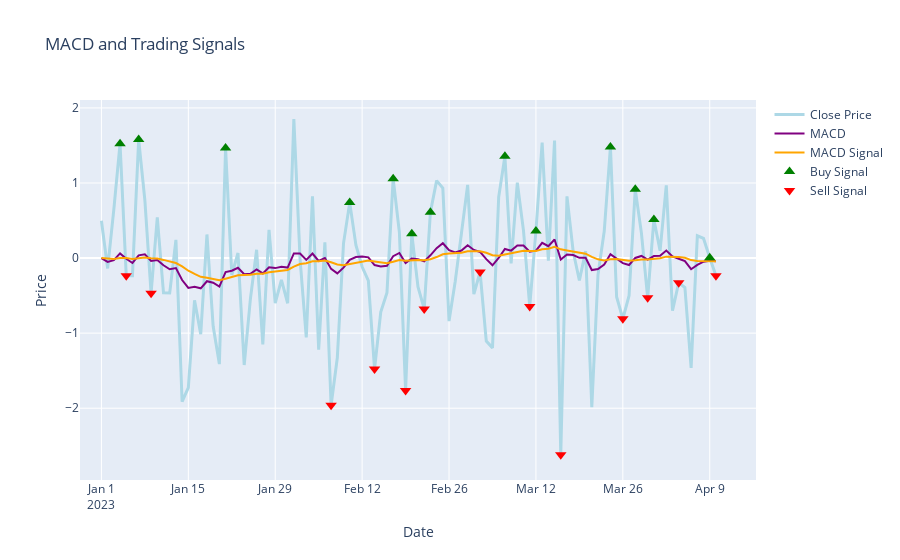

The notebook cell this image was saved under:
### Code cell
# Tworzenie przykładowych danych
np.random.seed(42)
dates = pd.date_range(start='2023-01-01', periods=100, freq='D')
df_month = pd.DataFrame({
    'Date': dates,
    'Close': np.random.randn(100)
})
df_month.set_index('Date', inplace=True)
# Obliczenie 12 i 26 EWM
df_month['12Ewm'] = df_month['Close'].ewm(span=12, adjust=False).mean()
df_month['26Ewm'] = df_month['Close'].ewm(span=26, adjust=False).mean()

# Obliczenie MACD
df_month['MACD'] = df_month['12Ewm'] - df_month['26Ewm']

# Obliczenie sygnałowej linii MACD
df_month['Signal_Line'] = df_month['MACD'].ewm(span=9, adjust=False).mean()

# Warunki na sygnały kupna i sprzedaży
buy_condition = ((df_month['MACD'].shift(1) < df_month['Signal_Line'].shift(1)) & 
                 (df_month['MACD'] > df_month['Signal_Line']))
sell_condition = ((df_month['MACD'].shift(1) > df_month['Signal_Line'].shift(1)) & 
                  (df_month['MACD'] < df_month['Signal_Line']))

# Decyzje na podstawie MACD
df_month['MACD_decision'] = np.where(buy_condition, 1, np.where(sell_condition, -1, 0))

# Sygnały kupna i sprzedaży
buy_signals = df_month[df_month['MACD_decision'] == 1]
sell_signals = df_month[df_month['MACD_decision'] == -1]

# Wykres
fig_macd = go.Figure()

# Cena zamknięcia
fig_macd.add_trace(go.Scatter(x=df_month.index, y=df_month['Close'], mode='lines', name='Close Price', line=dict(color='lightblue', width=3)))

# MACD i MACD Signal
fig_macd.add_trace(go.Scatter(x=df_month.index, y=df_month['MACD'], mode='lines', name='MACD', line=dict(color='purple', width=2)))
fig_macd.add_trace(go.Scatter(x=df_month.index, y=df_month['Signal_Line'], mode='lines', name='MACD Signal', line=dict(color='orange', width=2)))

# Sygnały kupna i sprzedaży dla MACD
fig_macd.add_trace(go.Scatter(x=buy_signals.index, y=buy_signals['Close'], mode='markers', name='Buy Signal',
                            marker=dict(symbol='triangle-up', color='green', size=10)))
fig_macd.add_trace(go.Scatter(x=sell_signals.index, y=sell_signals['Close'], mode='markers', name='Sell Signal',
                            marker=dict(symbol='triangle-down', color='red', size=10)))

fig_macd.update_layout(
    title='MACD and Trading Signals',
    xaxis_rangeslider_visible=False,
    xaxis_title='Date',
    yaxis_title='Price',
    showlegend=True
)

fig_macd.show()
